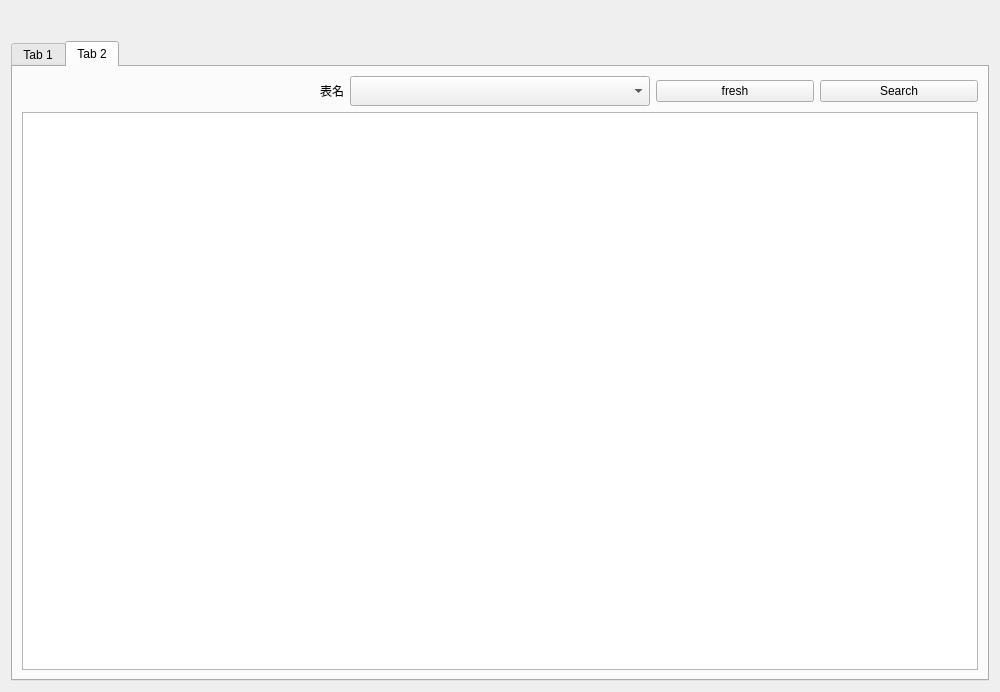
<?xml version="1.0" encoding="UTF-8"?>
<ui version="4.0">
 <class>HomePage</class>
 <widget class="QWidget" name="HomePage">
  <property name="geometry">
   <rect>
    <x>0</x>
    <y>0</y>
    <width>1000</width>
    <height>692</height>
   </rect>
  </property>
  <property name="minimumSize">
   <size>
    <width>1000</width>
    <height>500</height>
   </size>
  </property>
  <property name="windowTitle">
   <string>Form</string>
  </property>
  <layout class="QGridLayout" name="gridLayout_2">
   <item row="1" column="0">
    <widget class="QTabWidget" name="tabWidget">
     <property name="minimumSize">
      <size>
       <width>500</width>
       <height>300</height>
      </size>
     </property>
     <property name="currentIndex">
      <number>1</number>
     </property>
     <widget class="QWidget" name="tab">
      <attribute name="title">
       <string>Tab 1</string>
      </attribute>
      <layout class="QGridLayout" name="gridLayout">
       <item row="3" column="3">
        <widget class="QPushButton" name="send">
         <property name="text">
          <string>发送</string>
         </property>
        </widget>
       </item>
       <item row="1" column="1">
        <spacer name="verticalSpacer">
         <property name="orientation">
          <enum>Qt::Vertical</enum>
         </property>
         <property name="sizeType">
          <enum>QSizePolicy::Fixed</enum>
         </property>
         <property name="sizeHint" stdset="0">
          <size>
           <width>20</width>
           <height>10</height>
          </size>
         </property>
        </spacer>
       </item>
       <item row="6" column="1">
        <spacer name="verticalSpacer_3">
         <property name="orientation">
          <enum>Qt::Vertical</enum>
         </property>
         <property name="sizeHint" stdset="0">
          <size>
           <width>20</width>
           <height>40</height>
          </size>
         </property>
        </spacer>
       </item>
       <item row="3" column="0">
        <widget class="QLabel" name="label_2">
         <property name="text">
          <string>消息</string>
         </property>
        </widget>
       </item>
       <item row="0" column="3">
        <widget class="QPushButton" name="connect">
         <property name="text">
          <string>连接</string>
         </property>
        </widget>
       </item>
       <item row="0" column="0">
        <widget class="QLabel" name="label">
         <property name="text">
          <string>域名</string>
         </property>
        </widget>
       </item>
       <item row="8" column="1">
        <spacer name="verticalSpacer_4">
         <property name="orientation">
          <enum>Qt::Vertical</enum>
         </property>
         <property name="sizeHint" stdset="0">
          <size>
           <width>20</width>
           <height>40</height>
          </size>
         </property>
        </spacer>
       </item>
       <item row="4" column="1">
        <spacer name="verticalSpacer_2">
         <property name="orientation">
          <enum>Qt::Vertical</enum>
         </property>
         <property name="sizeHint" stdset="0">
          <size>
           <width>20</width>
           <height>40</height>
          </size>
         </property>
        </spacer>
       </item>
       <item row="0" column="1">
        <widget class="QLineEdit" name="url">
         <property name="text">
          <string/>
         </property>
         <property name="placeholderText">
          <string>服务器的IP地址和port</string>
         </property>
        </widget>
       </item>
       <item row="0" column="2">
        <widget class="QComboBox" name="connect_type"/>
       </item>
       <item row="3" column="1" colspan="2">
        <widget class="QLineEdit" name="message">
         <property name="text">
          <string/>
         </property>
         <property name="placeholderText">
          <string>需要发送的消息，服务器回原封不动的发回来</string>
         </property>
        </widget>
       </item>
       <item row="5" column="1" colspan="2">
        <widget class="QTextBrowser" name="sendmessage"/>
       </item>
       <item row="7" column="1" colspan="2">
        <widget class="QTextBrowser" name="recvmessage"/>
       </item>
      </layout>
     </widget>
     <widget class="QWidget" name="tab_2">
      <attribute name="title">
       <string>Tab 2</string>
      </attribute>
      <layout class="QGridLayout" name="gridLayout_3">
       <item row="0" column="4">
        <widget class="QPushButton" name="pushButton">
         <property name="text">
          <string>Search</string>
         </property>
        </widget>
       </item>
       <item row="1" column="0" colspan="5">
        <widget class="QTableView" name="tableView">
         <attribute name="verticalHeaderVisible">
          <bool>false</bool>
         </attribute>
        </widget>
       </item>
       <item row="0" column="2">
        <widget class="QComboBox" name="comboBox">
         <property name="minimumSize">
          <size>
           <width>300</width>
           <height>30</height>
          </size>
         </property>
        </widget>
       </item>
       <item row="0" column="1">
        <widget class="QLabel" name="label_3">
         <property name="text">
          <string>表名</string>
         </property>
         <property name="alignment">
          <set>Qt::AlignRight|Qt::AlignTrailing|Qt::AlignVCenter</set>
         </property>
        </widget>
       </item>
       <item row="0" column="3">
        <widget class="QPushButton" name="pushButton_2">
         <property name="text">
          <string>fresh</string>
         </property>
        </widget>
       </item>
      </layout>
     </widget>
    </widget>
   </item>
   <item row="0" column="0">
    <spacer name="verticalSpacer_5">
     <property name="orientation">
      <enum>Qt::Vertical</enum>
     </property>
     <property name="sizeType">
      <enum>QSizePolicy::Fixed</enum>
     </property>
     <property name="sizeHint" stdset="0">
      <size>
       <width>20</width>
       <height>30</height>
      </size>
     </property>
    </spacer>
   </item>
  </layout>
 </widget>
 <resources/>
 <connections/>
</ui>
